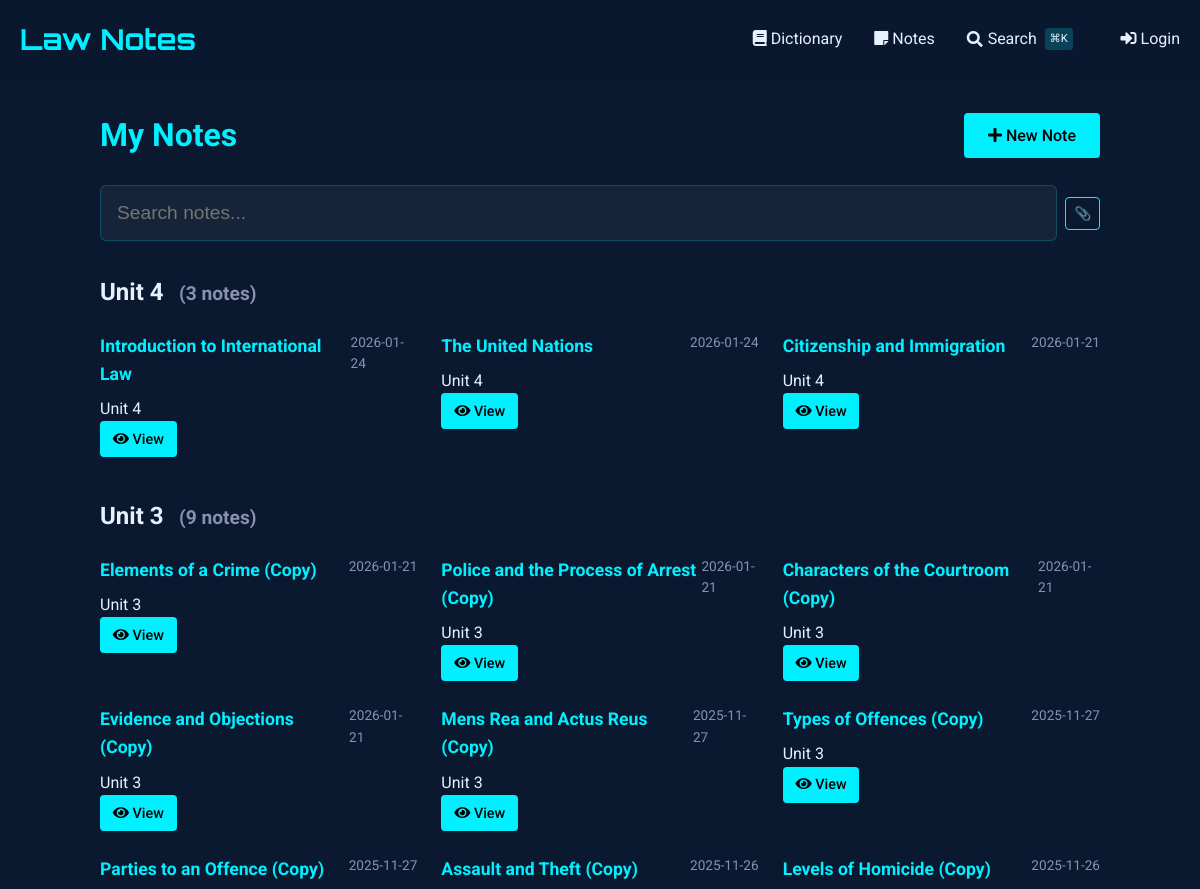
/notes (upper part), run on an earlier commit of the app's database.
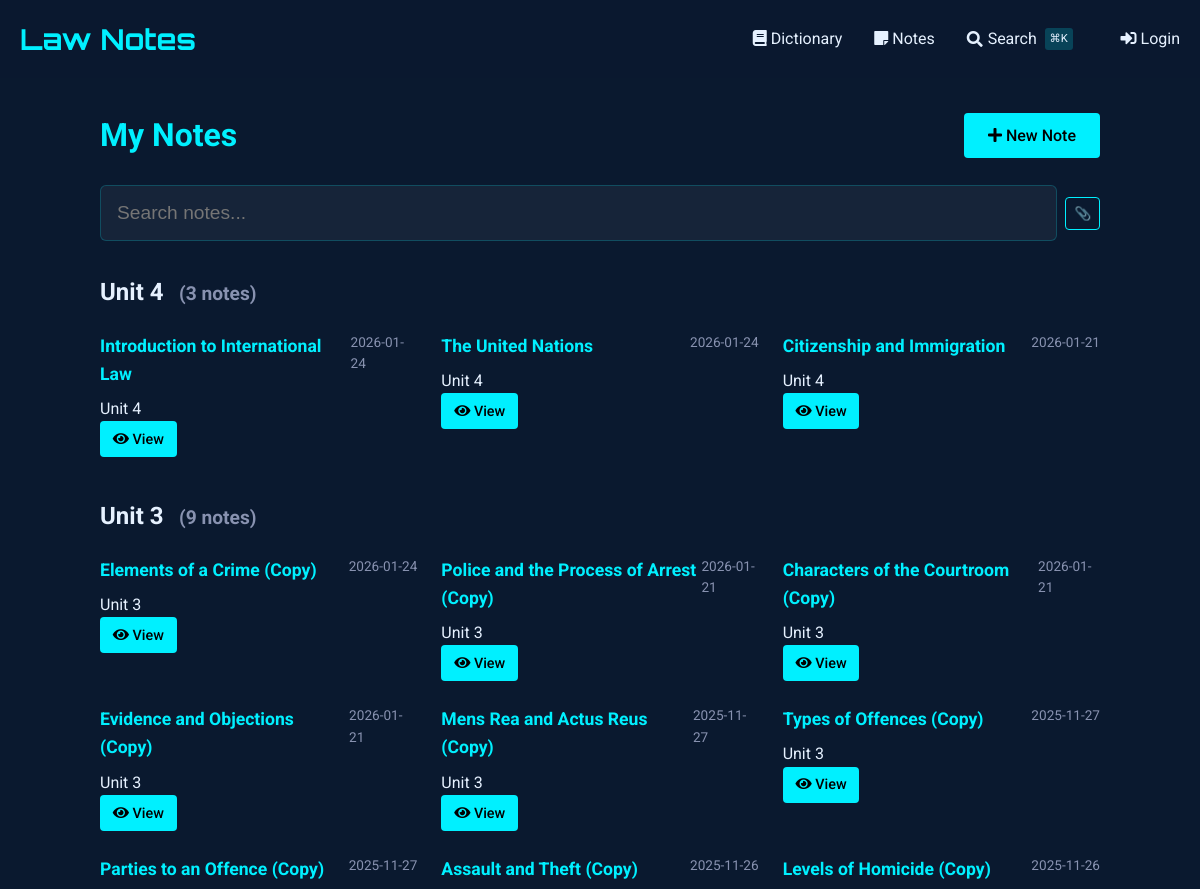
And on a later commit of the database.
### tables this page shows
CREATE TABLE notes (
    id INTEGER PRIMARY KEY AUTOINCREMENT,
    title TEXT NOT NULL,                -- short title for the note
    content TEXT NOT NULL,              -- the full note text
    unit_number INTEGER,                -- optional: to group with course units
    tags TEXT,                          -- comma-separated or JSON for filtering/search
    related_entries TEXT,               -- store glossary ids (e.g., "1,4,5") for cross-linking
    created_at TIMESTAMP DEFAULT CURRENT_TIMESTAMP,
    last_updated TIMESTAMP DEFAULT CURRENT_TIMESTAMP,
    views INTEGER DEFAULT 0,            -- track popularity
    is_favorite BOOLEAN DEFAULT 0,      -- quick flag for starred notes
    comments TEXT                       -- optional: your own thoughts or annotations
, has_worksheet BOOLEAN DEFAULT 0);

### notes_routes.py (the view)
@notes_bp.route('')
def index():
    db = SQL("sqlite:///notes.db")
    notes = db.execute("""
        SELECT id, title, unit_number,
               strftime('%Y-%m-%d', created_at) as created_date,
               strftime('%Y-%m-%d', last_updated) as last_updated,
               is_favorite, has_worksheet
        FROM notes
        ORDER BY
            CASE WHEN unit_number = '' OR unit_number IS NULL THEN 1 ELSE 0 END,
            CAST(unit_number AS INTEGER) DESC,
            last_updated DESC
    """)
    notes_by_unit = {}
    for note in notes:
        unit = note.get('unit_number', 'Ungrouped')
        if unit not in notes_by_unit:
            notes_by_unit[unit] = []
        notes_by_unit[unit].append(note)
    return render_template('notes/index.html',
                         notes_by_unit=notes_by_unit)

### sql.py (called while the page is built)
def _enable_logging(f):
    import logging
    import functools
    import os
    @functools.wraps(f)
    def decorator(*args, **kwargs):
        try:
            import flask
        except ModuleNotFoundError:
            return f(*args, **kwargs)
        disabled = logging.getLogger("cs50").disabled
        if flask.current_app and os.getenv("FLASK_ENV") == "development":
            logging.getLogger("cs50").disabled = False
        try:
            return f(*args, **kwargs)
        finally:
            logging.getLogger("cs50").disabled = disabled
    return decorator

    def __del__(self):
        self._disconnect()

    def _disconnect(self):
        if hasattr(_data, self._name()):
            getattr(_data, self._name()).close()
            delattr(_data, self._name())

    def _name(self):
        return str(hash(self))

### templates/notes/index.html (shortened to what this page needs)
{% extends "notes/base.html" %}
{% block content %}
<div class="container" style="max-width: 1000px; margin: 0 auto;">
    <div style="display: flex; justify-content: space-between; align-items: center; margin-bottom: 1.5rem;">
        <h1 style="color: var(--primary); margin: 0;">
            My Notes
        </h1>
        <a href="{{ url_for('notes.add_note') }}" class="btn" style="background: var(--primary); color: #000; text-decoration: none; white-space: nowrap;">
            <i class="fas fa-plus"></i> New Note
        </a>
    </div>
    <div class="search-container">
        <input type="text" id="noteSearch" class="search-input" placeholder="Search notes..." autocomplete="off" style="padding-left: 1rem;">
    </div>
    <div id="notesContainer">
        {% if notes_by_unit %}
            {% for unit, notes in notes_by_unit.items() %}
                <div class="unit-section" data-unit="{{ unit or 'general' }}">
                    <h2 class="unit-header">
                        {% if unit %}
                            Unit {{ unit }}
                        {% else %}
                            General Notes
                        {% endif %}
                        <small class="unit-count" style="font-size: 0.8em; color: #8892b0; margin-left: 0.5em;">
                        </small>
                    </h2>
                    <div class="notes-grid" style="display: grid; grid-template-columns: repeat(auto-fill, minmax(300px, 1fr)); gap: 1.5rem;" data-unit="{{ unit or 'general' }}">
                        {% for note in notes %}
                            <div class="note-card"
                                 data-id="{{ note.id }}"
                                 data-title="{{ note.title|lower }}"
                                 data-content="{{ note.content|lower }}"
                                 data-unit="{{ note.unit_number or 'general' }}"
                                 data-tags="{{ note.tags|default('', true)|lower }}"
                                 data-has-worksheet="{{ 'true' if note.has_worksheet else 'false' }}"
                                 data-date="{{ (note.last_updated or note.created_date)|lower }}"
                                 data-favorite="{{ 'favorite' if note.is_favorite else '' }}">
                                <div style="display: flex; justify-content: space-between; align-items: flex-start;">
                                    <h3 style="margin: 0 0 0.5rem 0; font-size: 1.1rem; color: var(--primary);">
                                        {{ note.title }}
                                    </h3>
                                    <span class="note-date" style="color: #8892b0; font-size: 0.85rem;">
                                        {{ note.last_updated or note.created_date }}
                                    </span>
                                </div>
                                <div class="note-meta">
                                    {% if note.unit_number %}
                                        <span>Unit {{ note.unit_number }}</span>
                                    {% else %}
                                        <span>No unit</span>
                                    {% endif %}
                                </div>
                                <div class="note-actions">
                                    <a href="{{ url_for('notes.view_note', note_id=note.id) }}" class="btn" style="padding: 0.4rem 0.8rem; font-size: 0.9rem;">
                                        <i class="fas fa-eye"></i> View
                                    </a>
                                </div>
                            </div>
                        {% endfor %}
                    </div>
                </div>
            {% endfor %}
        {% endif %}
    </div>
</div>
{% endblock %}

What changed in the data, as far as the page shows it:
changed notes "Elements of a Crime (Copy)": last_updated "2026-01-21" → "2026-01-24"
